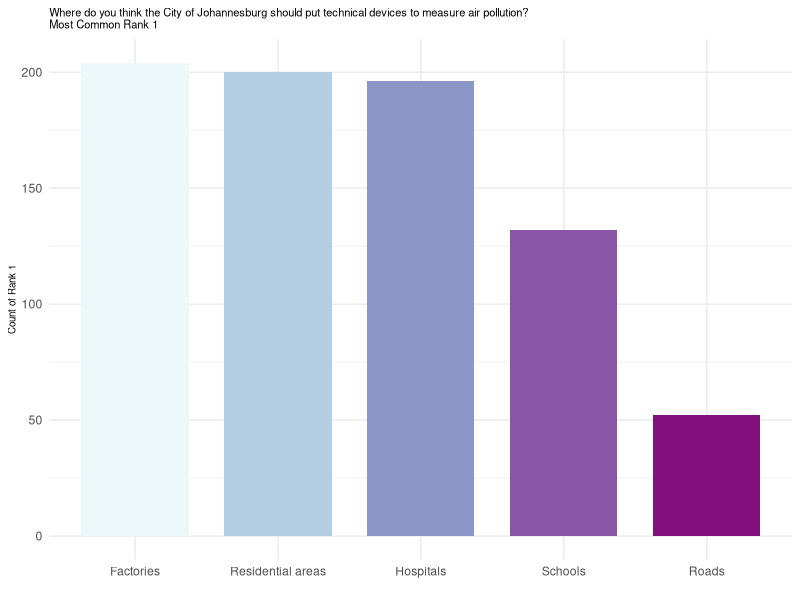
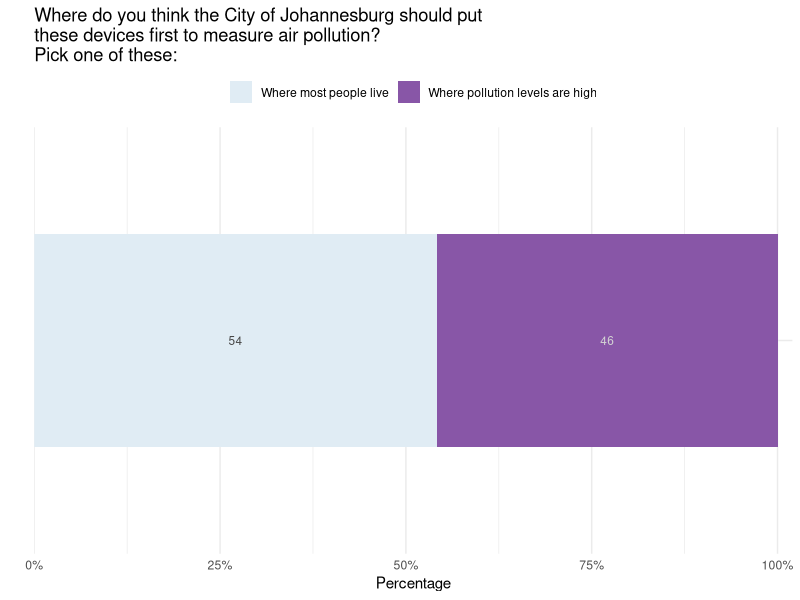
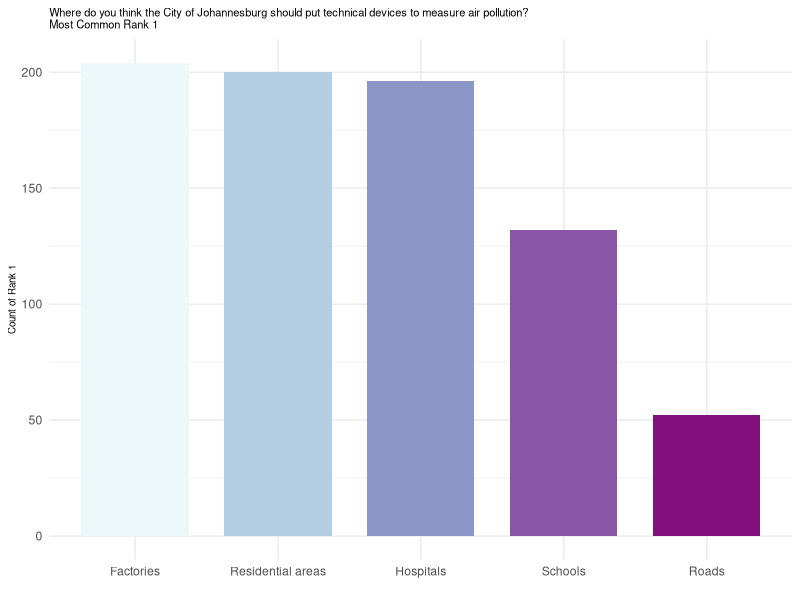
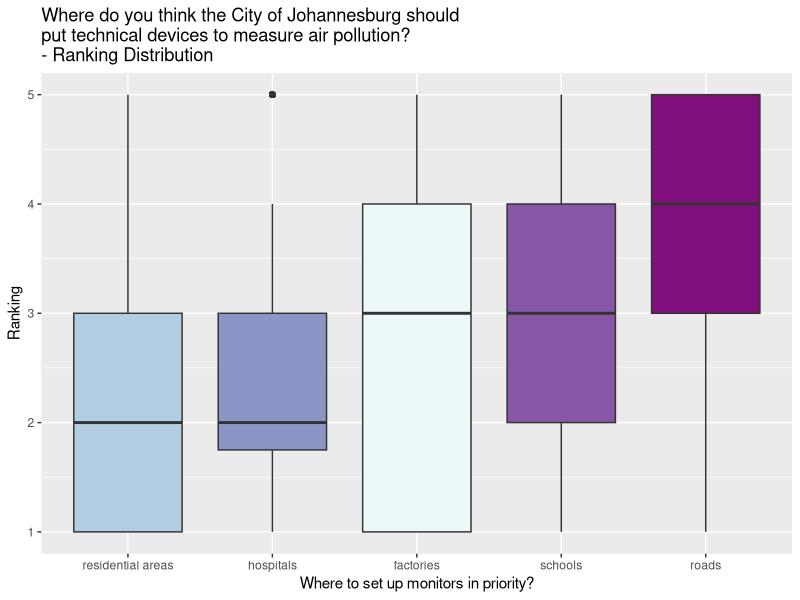
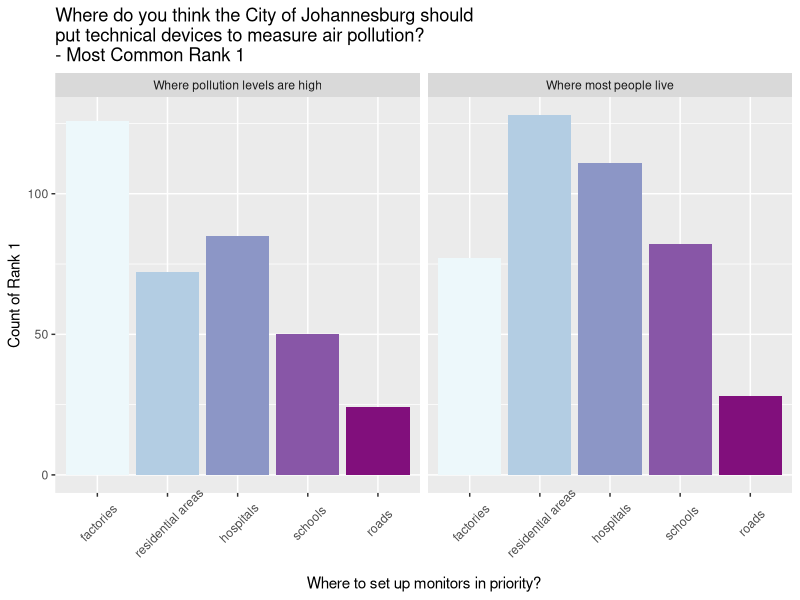
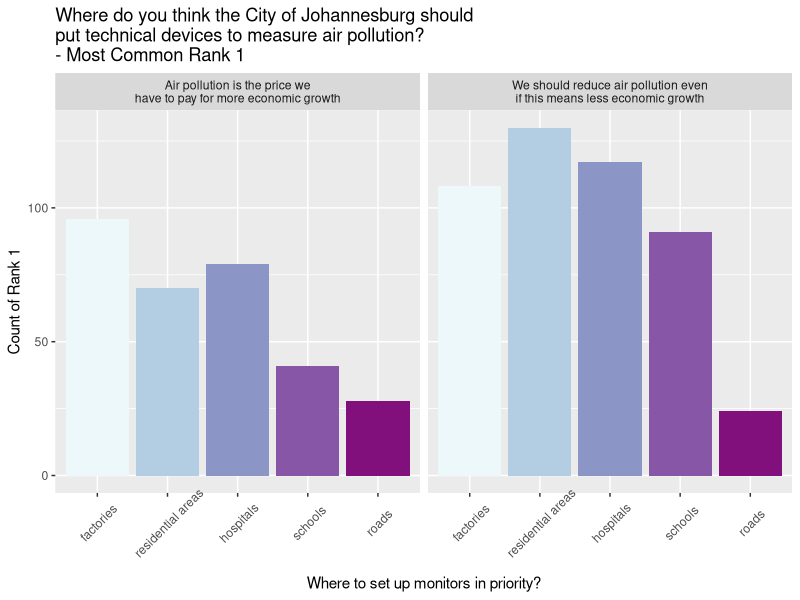
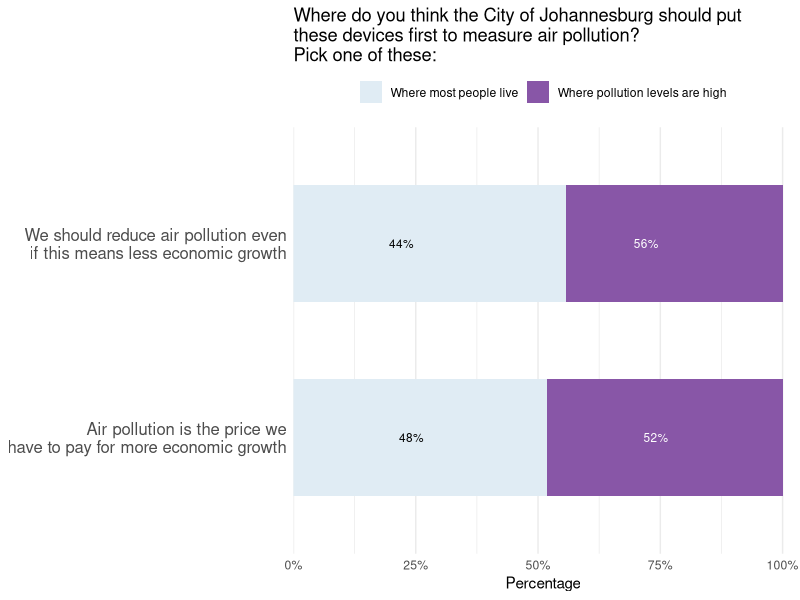

Recreate these plots in R, in order.
## ---- chunk 1

# ## clean environment
# # rm(list = ls())
# 
# # Define which packages needed for analyses
# p_needed <-
#   c("tidyverse")
# 
# # Check which packages are already installed on your computer
# packages <- rownames(installed.packages())
# 
# # Check which packages are not installed
# p_to_install <- p_needed[!(p_needed %in% packages)]
# 
# if (length(p_to_install) > 0) {
#   install.packages(p_to_install)
# }
# sapply(p_needed, require, character.only = TRUE)
# 
# 
# # Set an option for the final document that can be produced from the .Rmd file.
# knitr::opts_chunk$set(echo = TRUE)
# 
# ## For replicability: session information 
# session_info <- print(sessionInfo())

library(tidyverse)
library(scales)
library(RColorBrewer)

# Set an option for the final document that can be produced from the .Rmd file.
knitr::opts_chunk$set(echo = TRUE)

## For replicability: session information 
session_info <- print(sessionInfo())

## ---- chunk 2
"%ni%" = Negate("%in%")

set.seed(123)

dataJoburg <- read.csv("data/data_joh_person_anon.csv")

## ---- chunk 3
# filter out straightlining for the policies "On days where air pollution is high..."

# Identify columns starting with "AM_GovAction_S"
gov_cols <- grep("^AM_GovAction_S", names(dataJoburg), value = TRUE)

# Calculate the row-wise standard deviation for these columns and filter out straightliners
dataJoburgFilter <- dataJoburg %>%
  mutate(gov_sd = apply(select(., all_of(gov_cols)), 1, sd, na.rm = TRUE)) %>%
  filter(gov_sd != 0) %>%
  select(-gov_sd)

# filter out sl for the effect of more monitoring "More measurements would..."

# Identify columns starting with "AM_effect"
effect_cols <- grep("^AM_effect", names(dataJoburg), value = TRUE)

# Calculate the row-wise standard deviation for these columns and filter out straightliners
dataJoburgFilter2 <- dataJoburgFilter %>%
  mutate(effect_sd = apply(select(., all_of(effect_cols)), 1, sd, na.rm = TRUE)) %>%
  filter(effect_sd != 0) %>%
  select(-effect_sd)

dataJoburg <- dataJoburgFilter2

## ---- chunk 4

## summarise
preferencePopPol <- dataJoburg %>%
  filter(!is.na(AM_priority_exposure)) %>% 
  group_by(AM_priority_exposure) %>%
  summarise(count = n(), .groups = "drop") %>%
  mutate(share = count / sum(count),
         label = round(share * 100))

## add a text color column based on concern category
preferencePopPol <- preferencePopPol %>%
  mutate(
    text_color = case_when(
      AM_priority_exposure %in% c("2") ~ "lightgrey",  # light grey text for dark fill
      TRUE ~ "grey28"  # default dark grey for lighter fills
    )
  )
  
#-------------------------------------------------------------------------------
# Plot distribution per city
#-------------------------------------------------------------------------------

## reverse ordering for the plot
preferencePopPol$AM_priority_exposure_cat <- factor(
  preferencePopPol$AM_priority_exposure,
  levels = c("2", "1"),  # reverse order
  labels = c("Where pollution levels are high", "Where most people live"),
  ordered = TRUE
)


p1 <- ggplot(preferencePopPol, aes(x = "", y = share, fill = AM_priority_exposure_cat)) +
  geom_col(width = 0.6) +             # bar height = pct
  geom_text(aes(label = label),
            position = position_stack(vjust = 0.5),
            color = preferencePopPol$text_color,
            size = 3, na.rm = TRUE) +
  coord_flip() +                      # rotate to horizontal
  scale_y_continuous(
    labels = percent_format(accuracy = 1),
    expand = expansion(mult = c(0, 0.02))
  ) +
  scale_fill_manual(values = brewer.pal(3, "BuPu")[c(1,3)],
                    limits = rev(c("Where pollution levels are high", "Where most people live")))+
  labs(
    x    = "",
    y    = "Percentage",
    fill = "Response",
    title = "Where do you think the City of Johannesburg should put\nthese devices first to measure air pollution?\nPick one of these:"
  )+
  theme_minimal()+
  theme(
    legend.position = "top",
    # axis.text = element_text(size = 19),
    # axis.title = element_text(size = 19),
    legend.title = element_blank()
    # legend.text = element_text(size = 16)
  )

ggsave(plot = p1, filename = paste("plots/tradeOffPlacement.png", sep = ""),
       dpi=600, width = 14, height = 8, units='cm')


## ---- chunk 5

data_long <- dataJoburg %>%
  pivot_longer(
    cols = starts_with("AM_priority_source"),
    names_to = "item",
    values_to = "rank"
  )

# Count the frequency of rank 1 for each item
rank1_counts <- data_long %>%
  filter(rank == 1) %>%
  count(item)

rank1_counts <- rank1_counts %>%
  mutate(item = factor(
    recode(item,
           `AM_priority_source_1` = "Roads",
           `AM_priority_source_2` = "Hospitals",
           `AM_priority_source_3` = "Schools",
           `AM_priority_source_4` = "Factories",
           `AM_priority_source_5` = "Residential areas"),
    levels = c("Factories", "Residential areas", "Hospitals", "Schools", "Roads")
  ))

# Create a bar chart of the counts
p2 <- ggplot(rank1_counts, aes(x = reorder(item, -n), y = n, fill = item)) +
  geom_col(width = 0.75) +
  labs(
    title = "Where do you think the City of Johannesburg should put technical devices to measure air pollution?\nMost Common Rank 1",
    x = "",
    y = "Count of Rank 1",
    fill = ""
  )+
  scale_fill_manual(values = brewer.pal(5, "BuPu"))+
  guides(fill="none")+
  theme_minimal()+
  theme(
  plot.title = element_text(size = 8),
  axis.title=element_text(size=7)
  )

p2

ggsave(plot = p2, filename = paste("plots/priorityPlacementRank1.png", sep = ""),
       dpi=600, width = 14, height = 11, units='cm')

data_long <- data_long %>%
  mutate(item = factor(
    recode(item,
           `AM_priority_source_1` = "roads",
           `AM_priority_source_2` = "hospitals",
           `AM_priority_source_3` = "schools",
           `AM_priority_source_4` = "factories",
           `AM_priority_source_5` = "residential areas"),
    levels = c("factories", "residential areas", "hospitals", "schools", "roads")
  ))

p3 <- ggplot(data_long, aes(x = reorder(item, rank, FUN = median, na.rm = TRUE), y = rank, fill = item)) +
  geom_boxplot() +
  labs(
    title = "Where do you think the City of Johannesburg should\nput technical devices to measure air pollution?\n- Ranking Distribution",
    x = "Where to set up monitors in priority?",
    y = "Ranking",
    fill = ""
  )+
  scale_fill_manual(values = brewer.pal(5, "BuPu"))+
  guides(fill="none")

ggsave(plot = p3, filename = paste("plots/priorityPlacementContinuous.png", sep = ""),
       dpi=600, width = 14, height = 11, units='cm')

## ---- chunk 6

data_long <- dataJoburg %>%
  pivot_longer(
    cols = starts_with("AM_priority_source"),
    names_to = "item",
    values_to = "rank"
  )

# Count the frequency of rank 1 for each item
rank1_counts <- data_long %>%
  filter(!is.na(AM_priority_exposure)) %>% 
  group_by(AM_priority_exposure) %>% 
  filter(rank == 1) %>%
  count(item)

rank1_counts <- rank1_counts %>%
  mutate(item = factor(
    recode(item,
           `AM_priority_source_1` = "roads",
           `AM_priority_source_2` = "hospitals",
           `AM_priority_source_3` = "schools",
           `AM_priority_source_4` = "factories",
           `AM_priority_source_5` = "residential areas"),
    levels = c("factories", "residential areas", "hospitals", "schools", "roads")
  ))

rank1_counts$AM_priority_exposure_cat <- factor(
  rank1_counts$AM_priority_exposure,
  levels = c("2", "1"),  # reverse order
  labels = c("Where pollution levels are high", "Where most people live"),
  ordered = TRUE
)


# Create a bar chart of the counts
p4 <- ggplot(rank1_counts, aes(x = reorder(item, -n), y = n, fill = item)) +
  geom_col() +
  labs(
    title = "Where do you think the City of Johannesburg should\nput technical devices to measure air pollution?\n- Most Common Rank 1",
    x = "Where to set up monitors in priority?",
    y = "Count of Rank 1",
    fill = ""
  )+
  scale_fill_manual(values = brewer.pal(5, "BuPu"))+
  facet_wrap(~AM_priority_exposure_cat)+
  theme(axis.text.x = element_text(angle = 45, vjust = 0.7))+
  guides(fill="none")

ggsave(plot = p4, filename = paste("plots/priorityPlacementRank1_interaction.png", sep = ""),
       dpi=600, width = 17, height = 13, units='cm')


## ---- chunk 7

data_long <- dataJoburg %>%
  pivot_longer(
    cols = starts_with("AM_priority_source"),
    names_to = "item",
    values_to = "rank"
  )

# Count the frequency of rank 1 for each item
rank1_counts <- data_long %>%
  filter(!is.na(envir_tradeoff)) %>% 
  group_by(envir_tradeoff) %>% 
  filter(rank == 1) %>%
  count(item)

rank1_counts <- rank1_counts %>%
  mutate(item = factor(
    recode(item,
           `AM_priority_source_1` = "roads",
           `AM_priority_source_2` = "hospitals",
           `AM_priority_source_3` = "schools",
           `AM_priority_source_4` = "factories",
           `AM_priority_source_5` = "residential areas"),
    levels = c("factories", "residential areas", "hospitals", "schools", "roads")
  ))

rank1_counts$envir_tradeoff_cat <- factor(
  rank1_counts$envir_tradeoff,
  levels = c("2", "1"),  # reverse order
  labels = c("Air pollution is the price we\nhave to pay for more economic growth", "We should reduce air pollution even\nif this means less economic growth"),
  ordered = TRUE
)


# Create a bar chart of the counts
p5 <- ggplot(rank1_counts, aes(x = reorder(item, -n), y = n, fill = item)) +
  geom_col() +
  labs(
    title = "Where do you think the City of Johannesburg should\nput technical devices to measure air pollution?\n- Most Common Rank 1",
    x = "Where to set up monitors in priority?",
    y = "Count of Rank 1",
    fill = ""
  )+
  scale_fill_manual(values = brewer.pal(5, "BuPu"))+
  facet_wrap(~envir_tradeoff_cat)+
  theme(axis.text.x = element_text(angle = 45, vjust = 0.7))+
  guides(fill="none")

ggsave(plot = p5, filename = paste("plots/priorityPlacementRank1_interactionTradeoff.png", sep = ""),
       dpi=600, width = 17, height = 13, units='cm')

## ---- chunk 8

dataJoburg_temp <- dataJoburg %>% 
  filter(!is.na(AM_priority_exposure))

dataJoburg_temp$envir_tradeoff_cat <- factor(
  dataJoburg_temp$envir_tradeoff,
  levels = c("2", "1"),  # reverse order
  labels = c("Air pollution is the price we\nhave to pay for more economic growth", "We should reduce air pollution even\nif this means less economic growth"),
  ordered = TRUE
)

dataJoburg_temp$AM_priority_exposure_cat <- factor(
  dataJoburg_temp$AM_priority_exposure,
  levels = c("2", "1"),  # reverse order
  labels = c("Where pollution levels are high", "Where most people live"),
  ordered = TRUE
)

table(dataJoburg_temp$envir_tradeoff_cat)
table(dataJoburg_temp$AM_priority_exposure_cat)

table(dataJoburg_temp$AM_priority_exposure_cat, dataJoburg_temp$envir_tradeoff_cat)

summary_df <- dataJoburg_temp %>%
  count(envir_tradeoff_cat, AM_priority_exposure_cat) %>%
  group_by(envir_tradeoff_cat) %>%
  mutate(
    share  = n / sum(n),
    # cumulative top of each segment
    y_max  = cumsum(share),
    # bottom of each segment
    y_min  = y_max - share,
    # middle of each segment
    y_mid  = y_min + share / 2,
    label  = percent(share, accuracy = 1),
    text_color = ifelse(share > 0.5, "white", "black")
  ) %>%
  ungroup()

# 2. Plot: one horizontal stacked bar per trade‐off category
p6 <- ggplot(summary_df,
       aes(x = envir_tradeoff_cat,
           y = share,
           fill = AM_priority_exposure_cat)) +
  geom_col(width = 0.6) +
  geom_text(
    aes(y = y_mid,
        label = label,
        color = text_color),
    size = 3,
    na.rm = TRUE
  ) +
  coord_flip() +  # horizontal bars
  scale_y_continuous(
    labels = percent_format(accuracy = 1),
    expand = expansion(mult = c(0, 0.02))
  ) +
  scale_fill_manual(
    values = brewer.pal(3, "BuPu")[c(1, 3)],
    limits = rev(levels(dataJoburg_temp$AM_priority_exposure_cat))
  ) +
  scale_color_identity() +  # use the precomputed text_color
  labs(
    x     = NULL,
    y     = "Percentage",
    fill  = "Response",
    title = paste0(
      "Where do you think the City of Johannesburg should put\n",
      "these devices first to measure air pollution?\nPick one of these:"
    )
  ) +
  theme_minimal() +
  theme(
    legend.position  = "top",
    legend.title     = element_blank(),
    axis.text.y      = element_text(size = 12),
    panel.grid.major.y = element_blank()
  )

ggsave(plot = p6, filename = paste("plots/interactionTradeoffS.png", sep = ""),
       dpi=600, width = 17, height = 13, units='cm')

